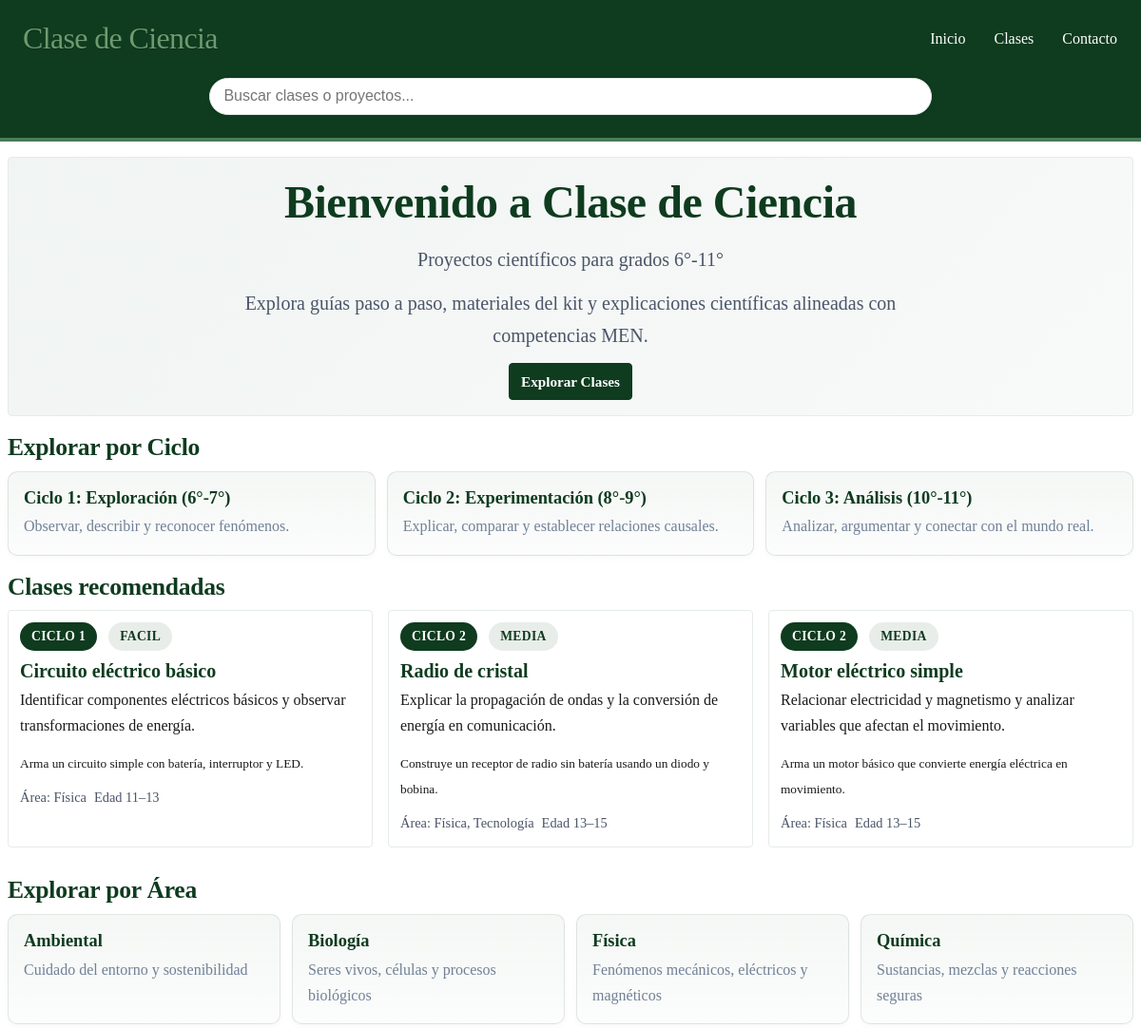
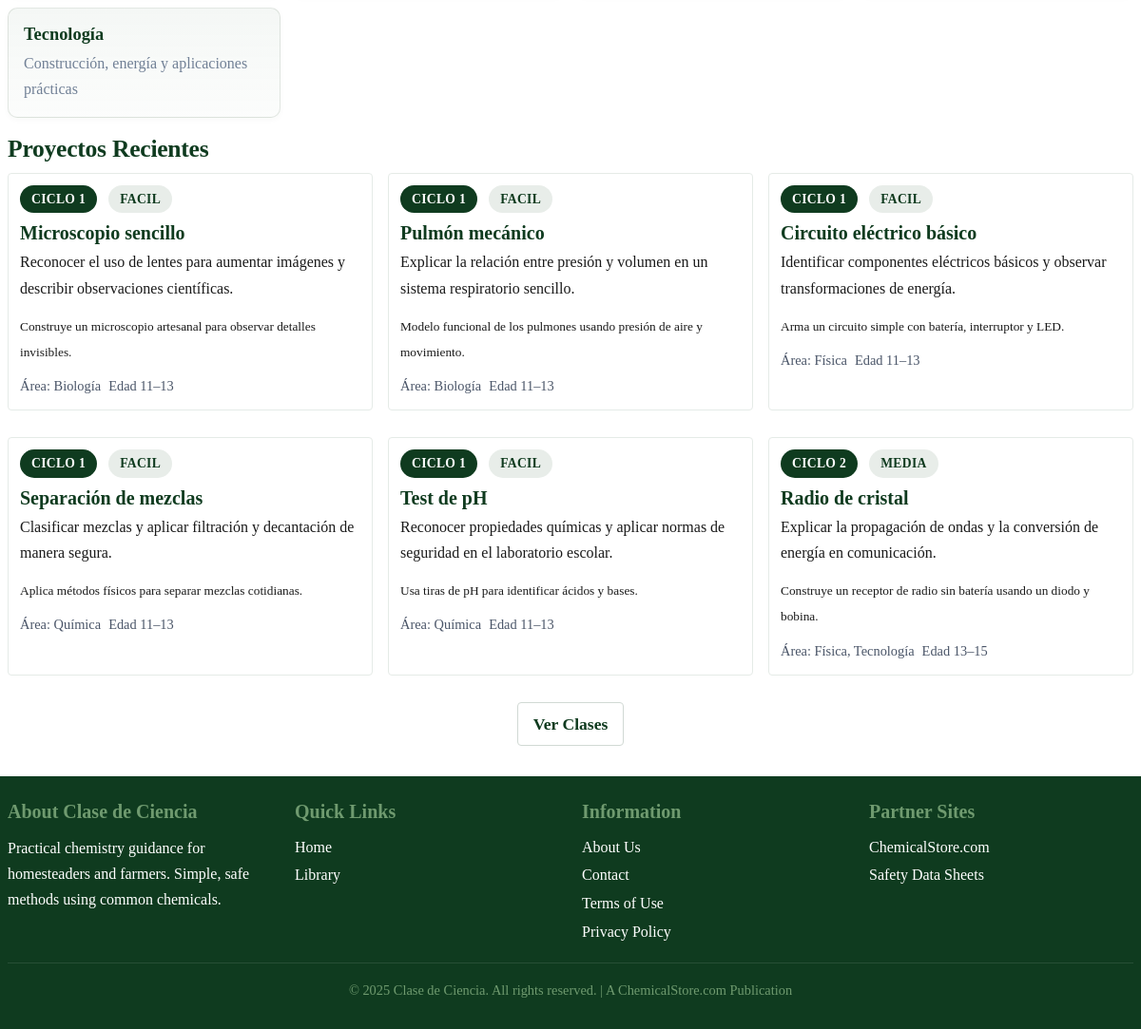
The page / on the database its author committed (2 pictures, top to bottom).
### tables this page shows
CREATE TABLE `clases` (
  `id` int(11) NOT NULL,
  `nombre` varchar(180) NOT NULL,
  `slug` varchar(180) NOT NULL,
  `ciclo` tinyint(1) NOT NULL,
  `grados` longtext DEFAULT NULL CHECK (json_valid(`grados`)),
  `dificultad` varchar(32) DEFAULT NULL,
  `duracion_minutos` int(11) DEFAULT NULL,
  `resumen` text DEFAULT NULL,
  `objetivo_aprendizaje` text DEFAULT NULL,
  `imagen_portada` varchar(255) DEFAULT NULL,
  `video_portada` varchar(255) DEFAULT NULL,
  `seguridad` longtext DEFAULT NULL CHECK (json_valid(`seguridad`)),
  `seo_title` varchar(160) DEFAULT NULL,
  `seo_description` varchar(255) DEFAULT NULL,
  `canonical_url` varchar(255) DEFAULT NULL,
  `activo` tinyint(1) NOT NULL DEFAULT 1,
  `destacado` tinyint(1) NOT NULL DEFAULT 0,
  `orden_popularidad` int(11) NOT NULL DEFAULT 0,
  `status` enum('draft','published') NOT NULL DEFAULT 'draft',
  `published_at` datetime DEFAULT NULL,
  `autor` varchar(120) DEFAULT NULL,
  `contenido_html` mediumtext DEFAULT NULL,
  `created_at` datetime NOT NULL DEFAULT current_timestamp(),
  `updated_at` datetime NOT NULL DEFAULT current_timestamp() ON UPDATE current_timestamp()
);

CREATE TABLE `areas` (
  `id` int(11) NOT NULL,
  `nombre` varchar(80) NOT NULL,
  `slug` varchar(80) NOT NULL
);

### includes/db-functions.php (called while the page is built, shortened)
<?php
function cdc_get_featured_proyectos($pdo, $limit = 3) {
    $sql = "SELECT c.*, GROUP_CONCAT(DISTINCT a.nombre SEPARATOR ', ') AS areas_nombres
            FROM clases c
            LEFT JOIN clase_areas ca ON ca.clase_id = c.id
            LEFT JOIN areas a ON a.id = ca.area_id
            WHERE c.activo = 1 AND c.destacado = 1
            GROUP BY c.id
            ORDER BY c.updated_at DESC
            LIMIT ?";
    $stmt = $pdo->prepare($sql);
    $stmt->execute([$limit]);
    return $stmt->fetchAll();
}
function cdc_get_recent_proyectos($pdo, $limit = 6) {
    $sql = "SELECT c.*, GROUP_CONCAT(DISTINCT a.nombre SEPARATOR ', ') AS areas_nombres
            FROM clases c
            LEFT JOIN clase_areas ca ON ca.clase_id = c.id
            LEFT JOIN areas a ON a.id = ca.area_id
            WHERE c.activo = 1
            GROUP BY c.id
            ORDER BY c.updated_at DESC
            LIMIT ?";
    $stmt = $pdo->prepare($sql);
    $stmt->execute([$limit]);
    return $stmt->fetchAll();
}
function cdc_get_areas($pdo) {
    $stmt = $pdo->query("SELECT id, nombre, slug FROM areas ORDER BY nombre");
    $rows = $stmt->fetchAll();
    foreach ($rows as &$row) {
        $slug = $row['slug'] ?? '';
        if ($slug === 'fisica') $desc = 'Fenómenos mecánicos, eléctricos y magnéticos';
        elseif ($slug === 'quimica') $desc = 'Sustancias, mezclas y reacciones seguras';
        elseif ($slug === 'biologia') $desc = 'Seres vivos, células y procesos biológicos';
        elseif ($slug === 'tecnologia') $desc = 'Construcción, energía y aplicaciones prácticas';
        elseif ($slug === 'ambiental') $desc = 'Cuidado del entorno y sostenibilidad';
    }
    return $rows;
}

### includes/functions.php (called while the page is built, shortened)
<?php
function h($string) {
    return htmlspecialchars($string, ENT_QUOTES, 'UTF-8');
}

### index.php (the view, shortened to what this page needs)
<?php
require_once 'config.php';
require_once 'includes/functions.php';
require_once 'includes/db-functions.php';
$featured_projects = cdc_get_featured_proyectos($pdo, 3);
$recent_projects = cdc_get_recent_proyectos($pdo, 6);
$areas = cdc_get_areas($pdo);
include 'includes/header.php';
?>
<div class="container">
    <section class="hero">
        <h2>Bienvenido a <?= SITE_NAME ?></h2>
        <p class="hero-subtitle">Proyectos científicos para grados 6°-11°</p>
        <p>Explora guías paso a paso, materiales del kit y explicaciones científicas alineadas con competencias MEN.</p>
        <div class="hero-actions">
            <a href="/catalogo.php" class="btn btn-primary">Explorar Clases</a>
        </div>
    </section>
        <section class="sections-overview">
            <h2>Explorar por Ciclo</h2>
            <div class="sections-grid">
                <a href="/catalogo.php?ciclo=1" class="section-card">
                    <h3>Ciclo 1: Exploración (6°-7°)</h3>
                    <p>Observar, describir y reconocer fenómenos.</p>
                </a>
                <a href="/catalogo.php?ciclo=2" class="section-card">
                    <h3>Ciclo 2: Experimentación (8°-9°)</h3>
                    <p>Explicar, comparar y establecer relaciones causales.</p>
                </a>
                <a href="/catalogo.php?ciclo=3" class="section-card">
                    <h3>Ciclo 3: Análisis (10°-11°)</h3>
                    <p>Analizar, argumentar y conectar con el mundo real.</p>
                </a>
            </div>
        </section>
    <?php if (!empty($featured_projects)): ?>
    <section class="featured-articles">
        <h2>Clases recomendadas</h2>
        <div class="articles-grid featured">
            <?php foreach ($featured_projects as $p): ?>
            <article class="article-card featured" data-href="/proyecto.php?slug=<?= h($p['slug']) ?>">
                <a class="card-link" href="/proyecto.php?slug=<?= h($p['slug']) ?>">
                    <div class="card-content">
                        <div class="card-meta">
                            <span class="section-badge">Ciclo <?= h($p['ciclo']) ?></span>
                            <span class="difficulty-badge"><?= h(ucfirst($p['dificultad'])) ?></span>
                        </div>
                        <h3><?= h($p['nombre']) ?></h3>
                        <?php if (!empty($p['objetivo_aprendizaje'])): ?>
                        <p class="objective"><?= h($p['objetivo_aprendizaje']) ?></p>
                        <?php endif; ?>
                        <?php if (!empty($p['resumen'])): ?>
                        <p class="excerpt"><small><?= h($p['resumen']) ?></small></p>
                        <?php endif; ?>
                        <div class="card-footer">
                            <?php
                            $edad_label = '';
                            if (!empty($p['seguridad'])) {
                                $seg = json_decode($p['seguridad'], true);
                                if (is_array($seg) && isset($seg['edad_min'], $seg['edad_max'])) {
                                    $edad_label = 'Edad ' . (int)$seg['edad_min'] . '–' . (int)$seg['edad_max'];
                                }
                            }
                            $area_label = !empty($p['areas_nombres']) ? $p['areas_nombres'] : '';
                            ?>
                            <?php if ($area_label): ?><span class="area">Área: <?= h($area_label) ?></span><?php endif; ?>
                            <?php if ($edad_label): ?><span class="age"><?= h($edad_label) ?></span><?php endif; ?>
                        </div>
                    </div>
                </a>
            </article>
            <?php endforeach; ?>
        </div>
    </section>
    <?php endif; ?>
    <section class="sections-overview">
        <h2>Explorar por Área</h2>
        <div class="sections-grid">
            <?php foreach ($areas as $a): ?>
            <a href="/catalogo.php?area=<?= h($a['slug']) ?>" class="section-card">
                <h3><?= h($a['nombre']) ?></h3>
                <p><?= h($a['descripcion']) ?></p>
            </a>
            <?php endforeach; ?>
        </div>
    </section>
    <?php if (!empty($recent_projects)): ?>
    <section class="recent-articles">
        <h2>Proyectos Recientes</h2>
        <div class="articles-grid">
            <?php foreach ($recent_projects as $p): ?>
            <article class="article-card" data-href="/proyecto.php?slug=<?= h($p['slug']) ?>">
                <a class="card-link" href="/proyecto.php?slug=<?= h($p['slug']) ?>">
                    <div class="card-content">
                        <div class="card-meta">
                            <span class="section-badge">Ciclo <?= h($p['ciclo']) ?></span>
                            <span class="difficulty-badge"><?= h(ucfirst($p['dificultad'])) ?></span>
                        </div>
                        <h3><?= h($p['nombre']) ?></h3>
                        <?php if (!empty($p['objetivo_aprendizaje'])): ?>
                        <p class="objective"><?= h($p['objetivo_aprendizaje']) ?></p>
                        <?php endif; ?>
                        <?php if (!empty($p['resumen'])): ?>
                        <p class="excerpt"><small><?= h($p['resumen']) ?></small></p>
                        <?php endif; ?>
                        <div class="card-footer">
                            <?php
                            $edad_label = '';
                            if (!empty($p['seguridad'])) {
                                $seg = json_decode($p['seguridad'], true);
                                if (is_array($seg) && isset($seg['edad_min'], $seg['edad_max'])) {
                                    $edad_label = 'Edad ' . (int)$seg['edad_min'] . '–' . (int)$seg['edad_max'];
                                }
                            }
                            $area_label = !empty($p['areas_nombres']) ? $p['areas_nombres'] : '';
                            ?>
                            <?php if ($area_label): ?><span class="area">Área: <?= h($area_label) ?></span><?php endif; ?>
                            <?php if ($edad_label): ?><span class="age"><?= h($edad_label) ?></span><?php endif; ?>
                        </div>
                    </div>
                </a>
            </article>
            <?php endforeach; ?>
        </div>
        <div class="text-center">
            <a href="/catalogo.php" class="btn btn-secondary">Ver Clases</a>
        </div>
    </section>
    <?php endif; ?>
</div>
<?php include 'includes/footer.php'; ?>

### includes/header.php (shortened to what this page needs)
<!DOCTYPE html>
<html lang="en">
<head>
    <link rel="stylesheet" href="/assets/css/style.css">
    <link rel="stylesheet" href="/assets/css/article-content.css">
    <link rel="stylesheet" href="/assets/css/print.css" media="print">
</head>
<body class="<?= isset($body_class) ? h($body_class) : '' ?>">
    <header class="site-header">
        <div class="container">
            <div class="header-content">
                <h1 class="site-title">
                    <a href="/"><?= SITE_NAME ?></a>
                </h1>
                <nav class="main-nav" aria-label="Main Navigation">
                    <ul>
                        <li><a href="/">Inicio</a></li>
                        <li><a href="/catalogo.php">Clases</a></li>
                        <li><a href="/contact.php">Contacto</a></li>
                    </ul>
                </nav>
            </div>
        </div>
        <div class="container">
            <form id="global-search-form" class="global-search" role="search" action="/search.php" method="get" autocomplete="off">
                <div class="search-wrapper">
                    <input id="global-search-input" name="q" type="search" placeholder="Buscar clases o proyectos..." aria-label="Buscar en el sitio" />
                </div>
            </form>
        </div>
    </header>
    <main class="site-main">

### includes/footer.php (shortened to what this page needs)
    </main>
    <footer class="site-footer">
        <div class="container">
            <div class="footer-content">
                <div class="footer-section">
                    <h3>About <?= SITE_NAME ?></h3>
                    <p>Practical chemistry guidance for homesteaders and farmers. Simple, safe methods using common chemicals.</p>
                </div>
                <div class="footer-section">
                    <h3>Quick Links</h3>
                    <ul>
                        <li><a href="/">Home</a></li>
                        <li><a href="/library.php">Library</a></li>
                    </ul>
                </div>
                <div class="footer-section">
                    <h3>Information</h3>
                    <ul>
                        <li><a href="/about.php">About Us</a></li>
                        <li><a href="/contact.php">Contact</a></li>
                        <li><a href="/terms.php">Terms of Use</a></li>
                        <li><a href="/privacy.php">Privacy Policy</a></li>
                    </ul>
                </div>
                <div class="footer-section">
                    <h3>Partner Sites</h3>
                    <ul>
                        <li><a href="<?= h(CHEMICALSTORE_URL) ?>" target="_blank" rel="noopener">ChemicalStore.com</a></li>
                        <li><a href="<?= h(SDS_URL) ?>" target="_blank" rel="noopener">Safety Data Sheets</a></li>
                    </ul>
                </div>
            </div>
            <div class="footer-bottom">
                <p>&copy; <?= date('Y') ?> <?= SITE_NAME ?>. All rights reserved. | A ChemicalStore.com Publication</p>
            </div>
        </div>
    </footer>
</body>
</html>

### rows shown on the page
clases: ciclo "1", dificultad "FACIL", nombre "Circuito eléctrico básico", objetivo_aprendizaje "Identificar componentes eléctricos básicos y observar transformaciones de energía.", resumen "Arma un circuito simple con batería, interruptor y LED.", area_label "Física", seguridad "Edad 11–13"
clases: ciclo "2", dificultad "MEDIA", nombre "Radio de cristal", objetivo_aprendizaje "Explicar la propagación de ondas y la conversión de energía en comunicación.", resumen "Construye un receptor de radio sin batería usando un diodo y bobina.", area_label "Física, Tecnología", seguridad "Edad 13–15"
clases: ciclo "2", dificultad "MEDIA", nombre "Motor eléctrico simple", objetivo_aprendizaje "Relacionar electricidad y magnetismo y analizar variables que afectan el movimiento.", resumen "Arma un motor básico que convierte energía eléctrica en movimiento.", area_label "Física", seguridad "Edad 13–15"
areas: nombre "Ambiental", descripcion "Cuidado del entorno y sostenibilidad"
areas: nombre "Biología", descripcion "Seres vivos, células y procesos biológicos"
areas: nombre "Física", descripcion "Fenómenos mecánicos, eléctricos y magnéticos"
areas: nombre "Química", descripcion "Sustancias, mezclas y reacciones seguras"
areas: nombre "Tecnología", descripcion "Construcción, energía y aplicaciones prácticas"
clases: ciclo "1", dificultad "FACIL", nombre "Microscopio sencillo", objetivo_aprendizaje "Reconocer el uso de lentes para aumentar imágenes y describir observaciones científicas.", resumen "Construye un microscopio artesanal para observar detalles invisibles.", area_label "Biología", seguridad "Edad 11–13"
clases: ciclo "1", dificultad "FACIL", nombre "Pulmón mecánico", objetivo_aprendizaje "Explicar la relación entre presión y volumen en un sistema respiratorio sencillo.", resumen "Modelo funcional de los pulmones usando presión de aire y movimiento.", area_label "Biología", seguridad "Edad 11–13"
clases: ciclo "1", dificultad "FACIL", nombre "Separación de mezclas", objetivo_aprendizaje "Clasificar mezclas y aplicar filtración y decantación de manera segura.", resumen "Aplica métodos físicos para separar mezclas cotidianas.", area_label "Química", seguridad "Edad 11–13"
clases: ciclo "1", dificultad "FACIL", nombre "Test de pH", objetivo_aprendizaje "Reconocer propiedades químicas y aplicar normas de seguridad en el laboratorio escolar.", resumen "Usa tiras de pH para identificar ácidos y bases.", area_label "Química", seguridad "Edad 11–13"

### other values the page prints
SITE_NAME "Clase de Ciencia"
